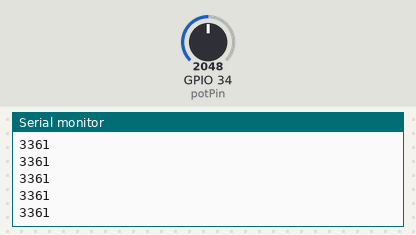
This sketch was run on a simulated ESP32. Shown: the last lines printed to the serial monitor. Inputs (shaded band) come from the test bench; at power-on: GPIO 34 (potPin) = 2048.

Above: at 1.2 s.
1.3 s: GPIO 34 (potPin) set to 2866
At 1.32 s:
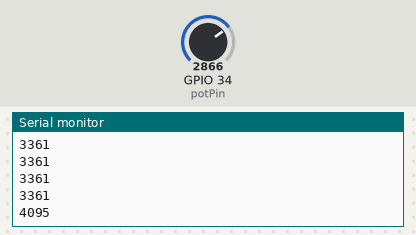
2.8 s: GPIO 34 (potPin) set to 2047
At 2.82 s:
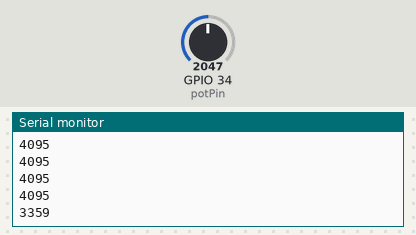
Timing chart, 0 to 5.8 s (numbered marks = the images above; inputs shaded):
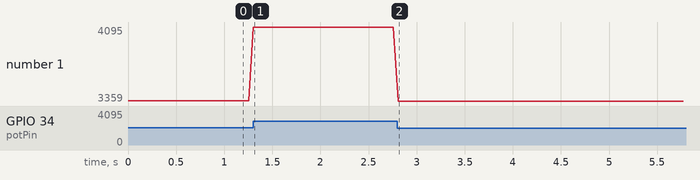

Measured:
- after the input at 1.3 s, the serial monitor: prints a new line at once (image 1)
- after the input at 2.8 s, the serial monitor: prints a new line at once (image 2)
- plotted number 1: 3361 → 4095 after the input at 1.3 s, 4095 → 3359 after the input at 2.8 s

The sketch:

pot_print.ino
```cpp
// Possible ADC pins on the ESP32: 0,2,4,12-15,32-39; 34-39 are recommended for analog input
int potPin = 34;        // GPIO pin used to connect the potentiometer (analog in)

int val;    // variable to read the value from the analog pin

void setup()
{
  Serial.begin(115200);
}

void loop() {
  val = analogRead(potPin);            // read the value of the potentiometer (value between 0 and 1023)

  // Scale val (0–2495) to (0–4095)
  long scaledVal = map(val, 0, 2495, 0, 4095);

  // Enforce hard max of 4095
  if (scaledVal > 4095) {
    scaledVal = 4095;
  }
  Serial.println(scaledVal);
  delay(50);
}
```
